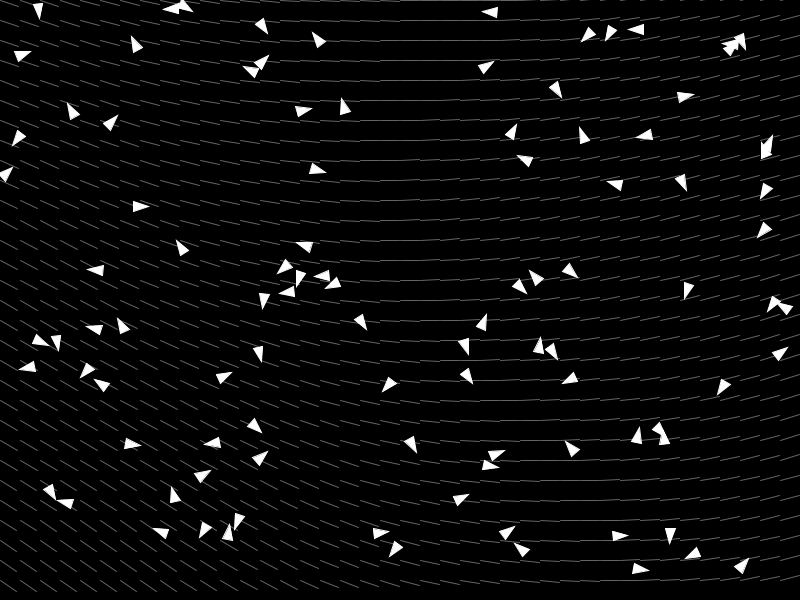
Frame 1 (no input)
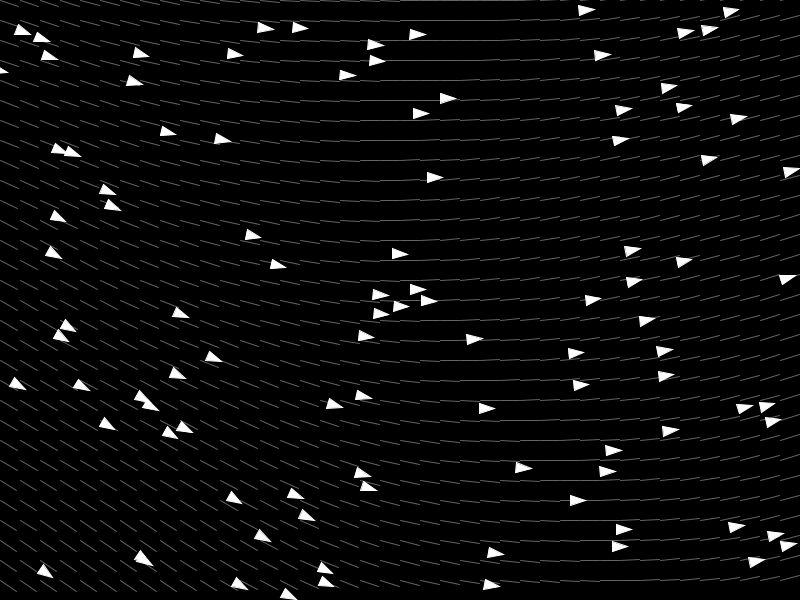
Frame 60 (the mouse pressed at the canvas centre just before this capture)
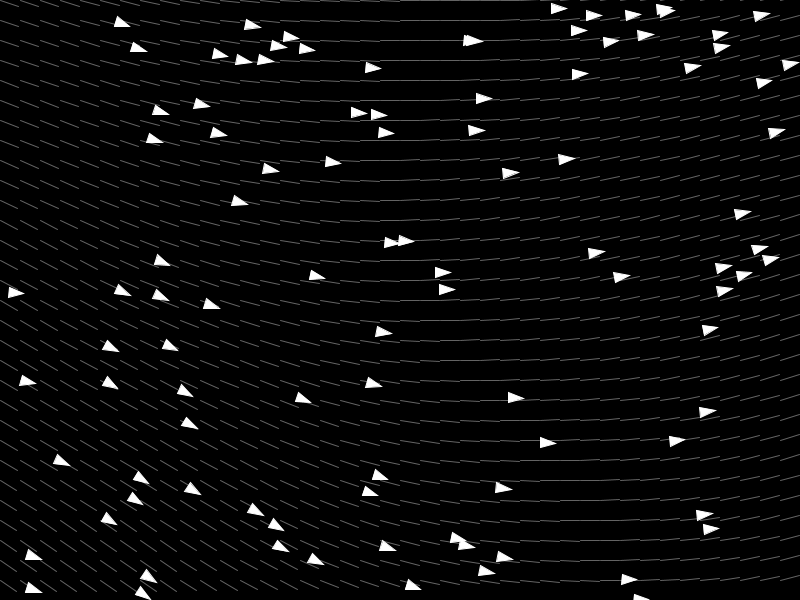
Frame 120 (the mouse held since frame 60 and released just before this capture)

The Processing sketch that drew these frames (run headless with seeded random() and noise(); from frame 60 on, the mouse is pressed at the canvas centre):

// Processing sketch: flock_18_05_22
// ── flock_18_05_22.pde
Flock[] fl;

int interval = 20;

PVector[] flowFields;

int rows, colm;

void setup(){
  size(800, 600);
  rows = height / interval;
  colm = width / interval;
  
  flowFields = new PVector[rows * colm];
  fl = new Flock[100];
  
  float yOff = 0;
  for (int y = 0; y < rows; y++){
    float xOff = 0;
    for (int x = 0; x < colm; x++){
      float angle = map(noise(xOff, yOff), 0, 1, -(PI/2), PI/2);
      PVector p = PVector.fromAngle(angle);
      p.setMag(1);
      
      int index = x + y * colm;
      
      flowFields[index] = p;
      
      xOff += 0.01;
    }
    
    yOff += 0.01;
  }
  
  // Init flock
  for(int i = 0; i < fl.length; i++){
    fl[i] = new Flock(colm);
  }  
   
}
  
void draw() {
   background(0);
  
   // Draw Flow Field
   drawField();
   
   // Draw Flocks
   for (Flock f : fl){
     f.display();
     f.move();
     f.edge();
     
     f.flow(flowFields);
     
     float speed = map(mouseX, 0, width, 2, 10);
     f.setVelLimit(speed);
     
   }
   
}

void drawField(){
  for (int y = 0; y < rows; y++){
    for (int x = 0; x < colm; x++){
      int index = x + y * colm;
      PVector temp  = flowFields[index];
      
      pushMatrix();
      translate(x * interval, y * interval);
      rotate(temp.heading());
      stroke(255, 100);
      strokeWeight(1);
      line(0, 0, interval, 0);
      popMatrix();
    }
  }
}

// ── Flock.pde
class Flock{
  PVector loc;
  PVector acc;
  PVector vel;
  int colm;
  float limit;
  float r = 5.0;
  
  Flock(int colm){
    loc = new PVector(random(width), random(height));
    vel = PVector.random2D();
    acc = new PVector(0, 0);
    limit = 2;
    this.colm = colm;
    
  }
  
  void display() {
    fill(255);
    stroke(255);
    pushMatrix();
    translate(loc.x, loc.y);
    rotate(vel.heading());
    beginShape(TRIANGLES);
    vertex(0, 0);
    vertex(-r*3, -r);
    vertex(-r*3, r);
    endShape();
    popMatrix();
  }
  
  void move(){
     vel.add(acc);
     vel.limit(limit);
     loc.add(vel);
     acc.mult(0);
     
  }
  
  void edge(){
    if(loc.x > width)
      loc.x = 0;
    else if (loc.x < 0)
      loc.x = width;
    if (loc.y > height)
      loc.y = 0;
    else if(loc.y < 0)
      loc.y = height;
  }
  
  void applyForce(PVector f){
    acc.add(f);
  }
  
  void flow(PVector[] vectors){
    int x = floor((loc.x / 20));
    int y = floor((loc.y / 20));
    
    int index = x + y * colm;
    
    if (index >= vectors.length)
      return;
    
    PVector f = vectors[index];
    
    applyForce(f);
    
  }
  
  
  void setVelLimit(float limit){
    this.limit = limit;
  }
  
}
